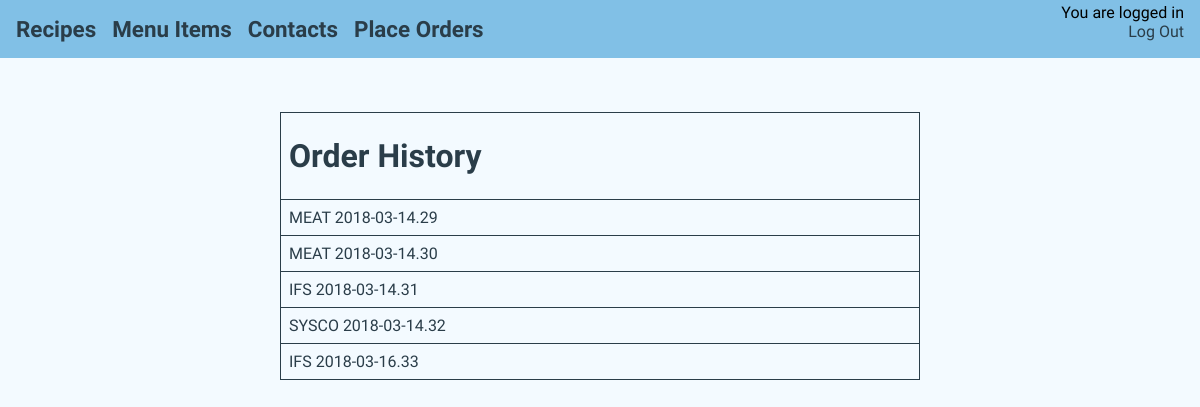
The app's page /manager/order_history (signed in), older data.
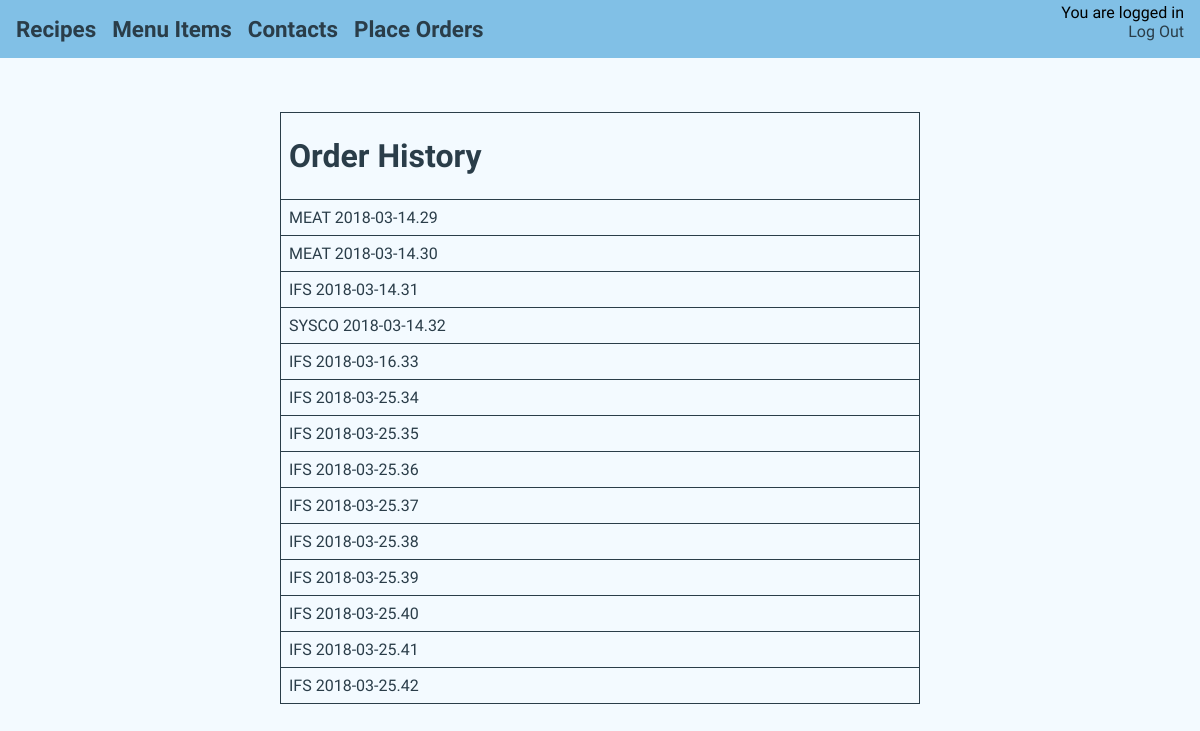
The same page, newer data.
### manager_guide/models.py (models this page shows, shortened)
class Order(models.Model):
	purveyor = models.CharField(choices=name_choices, max_length=100)
	order_date = models.DateField(auto_now=True)
	delivery_date = models.CharField(choices=get_date_choices(7), max_length=100)
	email_sent = models.BooleanField(default=False)
	def __str__(self):
		ordernumber = self.purveyor + " " + str(self.order_date) + '.' + str(self.pk)
		return ordernumber

### manager_guide/views.py (the view)
# urls.py: url(r'^manager/order_history$', views.listorders, name='listorders'),
@login_required
def listorders(request):
	orders = Order.objects.all()
	return render(request, 'manager_guide/listorders.html', {'orders': orders})

### manager_guide/templates/manager_guide/listorders.html
{% extends 'manager_guide/base2.html' %}
{% block content %}
<div id="content_box">
	<div id="menu_tag">
		<table id="order_table">
			<tr>
				<td>
					<h1>Order History</h1>
				</td>
			</tr>
			{% for item in  orders%}
			<tr>
				<td>
					<a href="{% url 'confirmorder' pk=item.pk %}">
					<p>{{ item }}</p>
					</a>
				</td>
			</tr>
			{% endfor %}
		</table>
	</div>
</div>
{% endblock %}

### manager_guide/templates/manager_guide/base2.html (shortened to what this page needs)
{% load staticfiles %}
<!doctype html>
<html>
	<head>
		<link rel="stylesheet" type="text/css" href="{% static 'manager_guide/css/style.css' %}"/>
		<link rel="stylesheet" type="text/css" href="https://cdnjs.cloudflare.com/ajax/libs/font-awesome/4.7.0/css/font-awesome.css" />
	</head>
	<body>
		{% if user.is_authenticated %}
			<div id="navigation">
				<ul>
					<li><a href="{% url 'recipes' %}">Recipes</a></li>
					<li><a href="{% url 'menu_items' %}">Menu Items</a></li>
					<li><a href="{% url 'contacts' %}">Contacts</a></li>
					<li><a href="{% url 'order_selection' %}">Place Orders</a></li>
				</ul>
			</div>
			<div id="logout_box">
				<p>You are logged in</p>
				<a href="{% url 'logout' %}"><p>Log Out</p></a>
			</div>
		{% endif %}
		{% block content %}
		{% endblock %}
	</body>
</html>

### manager_guide/static/manager_guide/css/style.css (style rules this page uses)
html, body, header, h1, h2, h3, h4, p, a, div, ul, li { margin: 0; padding: 0; display: block; }
table { display: table; }
table td { display: table-cell; vertical-align: top; }
body { background: #F3FAFF; }
a { color: #2A3D49; text-decoration: none; transition: 0.4s; }
h1 { font-family: "Source Sans Pro", sans-serif; color: #2A3D49; }
#logout_box { font-family: "Source Sans Pro", sans-serif; padding: 0.2rem 1rem; position: absolute; top: 0; right: 0; text-align: right; z-index: 2; }
#navigation { position: absolute; top: 0; left: 0; right: 0; background: #81C0E6; z-index: 0; }
#navigation ul { padding: 1rem; }
#navigation li { float: left; font-family: "Source Sans Pro", sans-serif; color: #2A3D49; padding: 0 1rem 1rem 0; }
#navigation li a { font-weight: bold; font-size: 1.4rem; }
#content_box { display: flex; position: absolute; top: 0; bottom: 0; left: 0; right: 0; justify-content: center; z-index: -1; }
#content_box #menu_tag { width: 60%; margin-top: 10vh; margin-bottom: 5vh; text-align: left; align-self: flex-start; }
#content_box h1, #content_box h2, #content_box h3, #content_box p { font-family: "Source Sans Pro", sans-serif; }
#content_box h1, #content_box p { margin: 1rem 0; }
#order_table { margin: 2rem auto; display: table; border-spacing: 0; border-collapse: collapse; width: 100%; max-width: 40rem; }
#order_table tr { margin: 0; }
#order_table td { border: 1px solid #2A3D49; padding: 0.5rem; margin: 0; }
#order_table p { margin: 0; }

Row changes from the older to the newer data that the page shows:
added Order: purveyor+order_date+id "IFS 2018-03-25.34"
added Order: purveyor+order_date+id "IFS 2018-03-25.35"
added Order: purveyor+order_date+id "IFS 2018-03-25.36"
added Order: purveyor+order_date+id "IFS 2018-03-25.37"
added Order: purveyor+order_date+id "IFS 2018-03-25.38"
added Order: purveyor+order_date+id "IFS 2018-03-25.39"
added Order: purveyor+order_date+id "IFS 2018-03-25.40"
added Order: purveyor+order_date+id "IFS 2018-03-25.41"
added Order: purveyor+order_date+id "IFS 2018-03-25.42"
